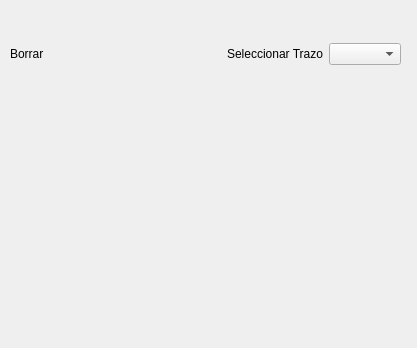
<?xml version="1.0" encoding="UTF-8"?>
<ui version="4.0">
 <class>Paint</class>
 <widget class="QWidget" name="Paint">
  <property name="geometry">
   <rect>
    <x>0</x>
    <y>0</y>
    <width>417</width>
    <height>348</height>
   </rect>
  </property>
  <property name="windowTitle">
   <string>Paint</string>
  </property>
  <widget class="QWidget" name="gridLayoutWidget">
   <property name="geometry">
    <rect>
     <x>10</x>
     <y>10</y>
     <width>391</width>
     <height>89</height>
    </rect>
   </property>
   <layout class="QGridLayout" name="gridLayout">
    <item row="0" column="0">
     <layout class="QHBoxLayout" name="horizontalLayout">
      <item>
       <widget class="QLabel" name="lBorrar">
        <property name="text">
         <string>Borrar</string>
        </property>
       </widget>
      </item>
      <item>
       <spacer name="horizontalSpacer_3">
        <property name="orientation">
         <enum>Qt::Horizontal</enum>
        </property>
        <property name="sizeHint" stdset="0">
         <size>
          <width>40</width>
          <height>20</height>
         </size>
        </property>
       </spacer>
      </item>
      <item>
       <widget class="QLabel" name="lTrazo">
        <property name="text">
         <string>Seleccionar Trazo</string>
        </property>
       </widget>
      </item>
      <item>
       <widget class="QComboBox" name="cbTrazo"/>
      </item>
     </layout>
    </item>
   </layout>
  </widget>
 </widget>
 <resources/>
 <connections/>
</ui>
